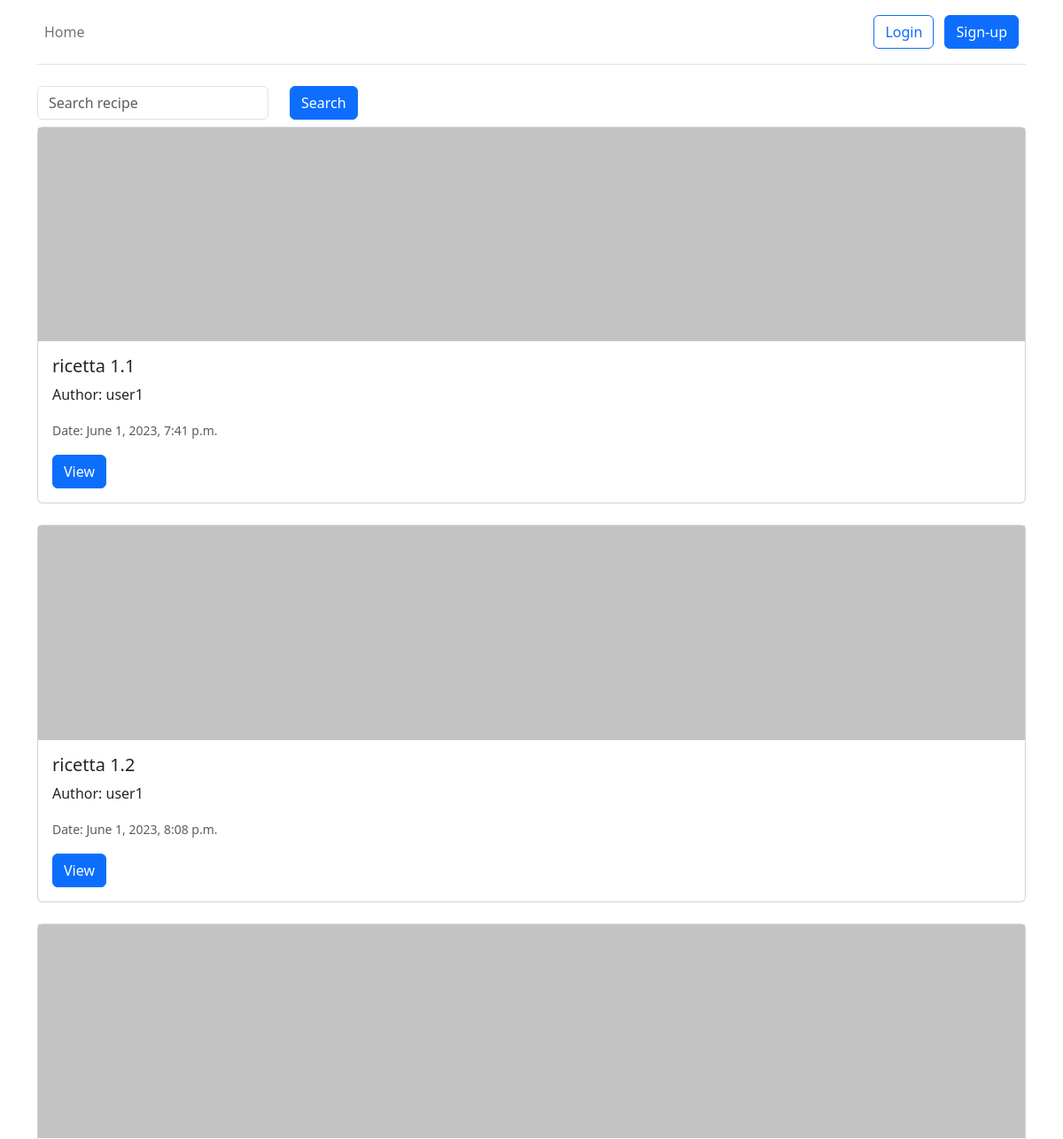
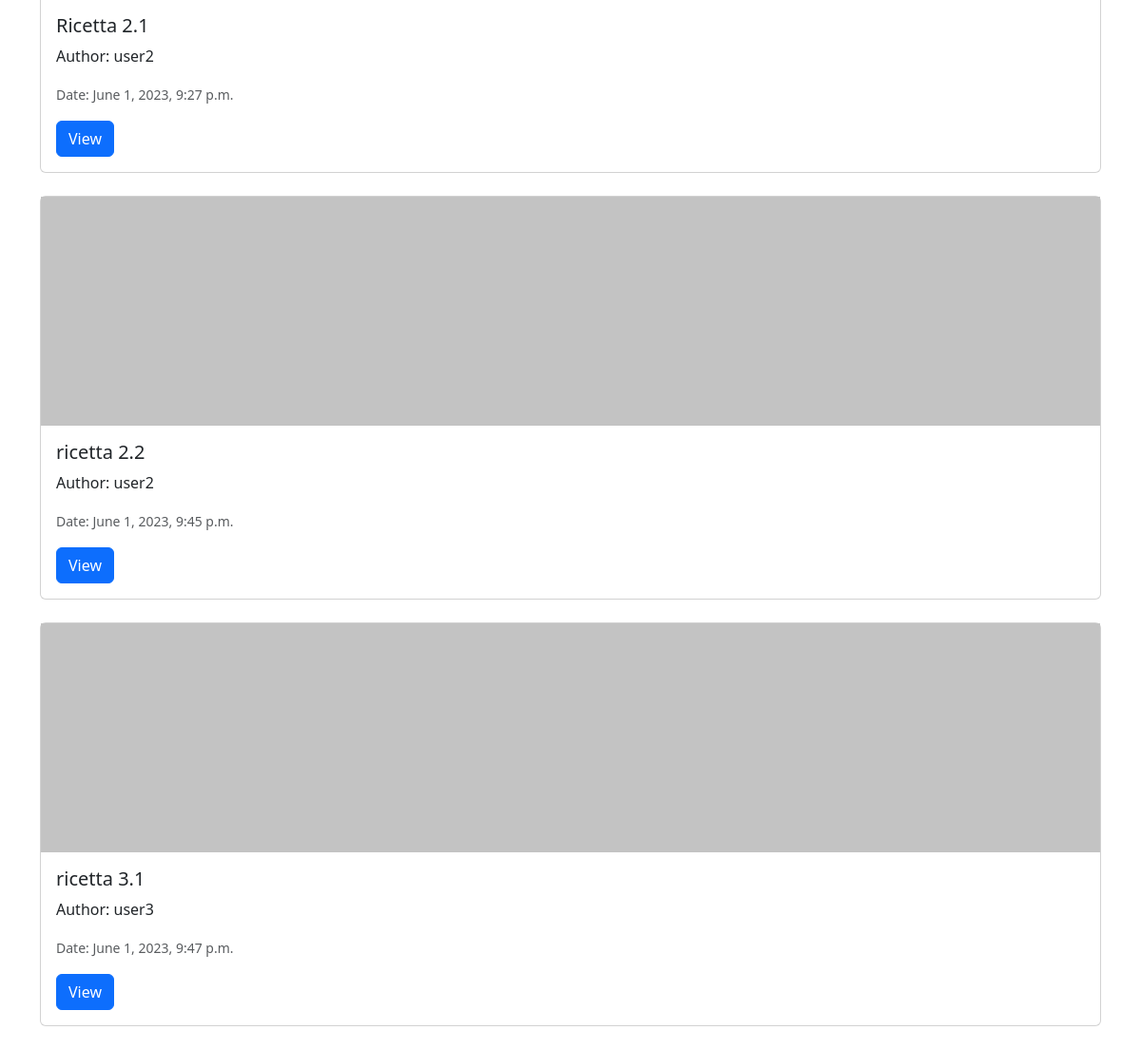
The page / on the database its author committed (2 pictures, top to bottom).
### recipes/models.py (models this page shows, shortened)
class Recipe(models.Model):
    title = models.CharField(max_length=100)
    description = models.TextField()
    category = models.ForeignKey('categories.Category', on_delete=models.CASCADE)
    author = models.ForeignKey(User, on_delete=models.CASCADE, null=True)
    date = models.DateTimeField(auto_now_add=True, null=True)
    favorite = models.ManyToManyField(User, related_name='favorite', blank=True)
    photo = models.ImageField(upload_to='images/', null=True, blank=True)

### recipes/views.py (the view)
# urls.py: path("", AllRecipes, name="home"),
def AllRecipes(request):
    recipes = Recipe.objects.all()
    return render(request, 'home.html', {'recipes': recipes})

### templates/home.html (shortened to what this page needs)
{% extends 'base.html' %}
{% block content %}
    <form class="form-inline" method="GET" action="{% url 'search_recipe' %}">
        <div class="row">
            <div class="col-3">
                <input type="text" class="form-control" name="q" placeholder="Search recipe">
            </div>
            <div class="col-2">
                <button type="submit" class="btn btn-primary mb-2">Search</button>
            </div>
        </div>
    </form>
    {% for recipe in recipes %}
        <div class="card">
            {% if recipe.photo %}
                <img src="{{ recipe.photo.url }}" alt="{{ recipe.title }}"/>
            {% endif %}
            <div class="card-body">
                <h5 class="card-title">{{ recipe.title }}</h5>
                <p class="card-text">Author: {{ recipe.author }}</p>
                <p class="card-text"><small class="text-muted">Date: {{ recipe.date }}</small></p>
                <a href="{% url 'view_recipe' recipe.id %}" class="btn btn-primary">View</a>
            </div>
        </div>
        <br>
    {% empty %}
        <h5>no recipe available.</h5>
    {% endfor %}
{% endblock %}

### rows shown on the page
Recipe: photo (picture), title "ricetta 1.1", author "user1", date "June 1, 2023, 7:41 p.m."
Recipe: photo (picture), title "ricetta 1.2", author "user1", date "June 1, 2023, 8:08 p.m."
Recipe: photo (picture), title "Ricetta 2.1", author "user2", date "June 1, 2023, 9:27 p.m."
Recipe: photo (picture), title "ricetta 2.2", author "user2", date "June 1, 2023, 9:45 p.m."
Recipe: photo (picture), title "ricetta 3.1", author "user3", date "June 1, 2023, 9:47 p.m."
